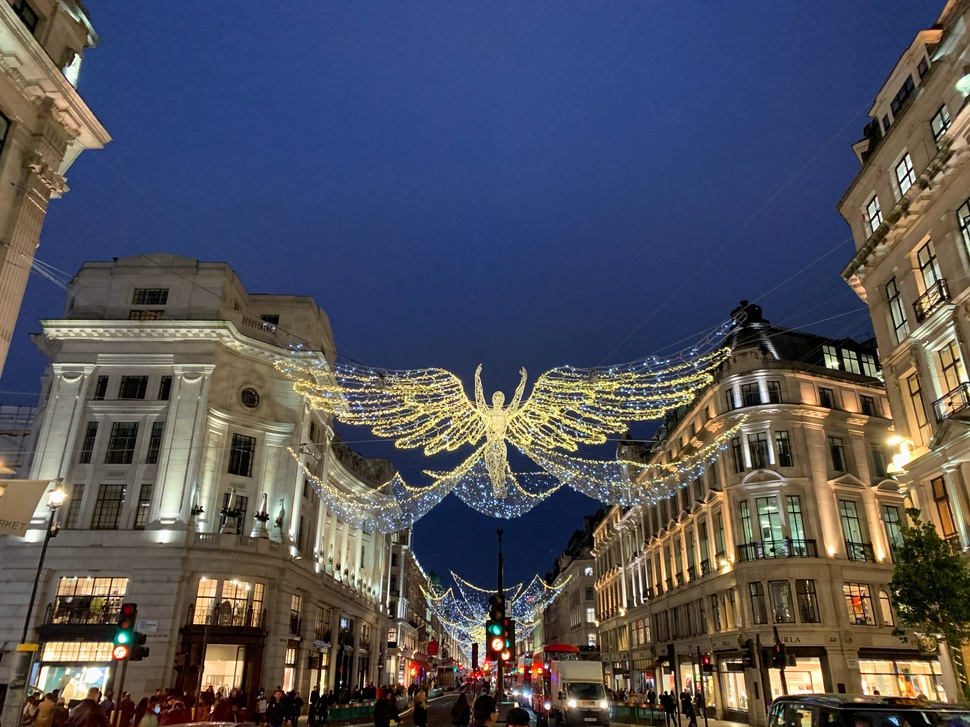
#> input picture image_Light ripple/assets/Regent street.JPG, 970 x 727 px, shrunk from 4032 x 3024 before the run
$ python main.py
#> lines starting #> are read from the running program, lines starting #| are printed output that depends on the picture
import cv2
import math
import numpy as np

# Read the original image
img = cv2.imread('assets/Regent street.JPG')
#> img is the input picture: shape (727, 970, 3); mean B, G, R 90.5, 81.5, 81.5

# Gets the image rows and columns
rows, cols = img.shape[:2]
#> rows = 727; cols = 970

# New target image
dst = np.zeros((rows, cols, 3), dtype="uint8")

# define wave parameters
wavelength = 20
amplitude = 30
phase = math.pi / 4

# get the center point
centreX = 0.5
centreY = 0.5
radius = min(rows, cols) / 2
#> radius = 363.5

# set wave cover area
icentreX = cols * centreX
#> icentreX = 485
icentreY = rows * centreY
#> icentreY = 363.5

# wave effects
for i in range(rows):
    for j in range(cols):
        dx = j - icentreX
        dy = i - icentreY
        distance = dx * dx + dy * dy

        if distance > radius * radius:
            x = j
            y = i
        else:
            # calculate wave area
            distance = math.sqrt(distance)
            amount = amplitude * math.sin(distance / wavelength * 2 * math.pi - phase)
            amount = amount * (radius - distance) / radius
            amount = amount * wavelength / (distance + 0.0001)
            x = j + dx * amount
            y = i + dy * amount

        # border judgement
        if x < 0:
            x = 0
        if x >= cols - 1:
            x = cols - 2
        if y < 0:
            y = 0
        if y >= rows - 1:
            y = rows - 2

        p = x - int(x)
        q = y - int(y)

        # wave assignment
        dst[i, j, :] = (1 - p) * (1 - q) * img[int(y), int(x), :] + p * (1 - q) * img[int(y), int(x), :]
        + (1 - p) * q * img[int(y), int(x), :] + p * q * img[int(y), int(x), :]
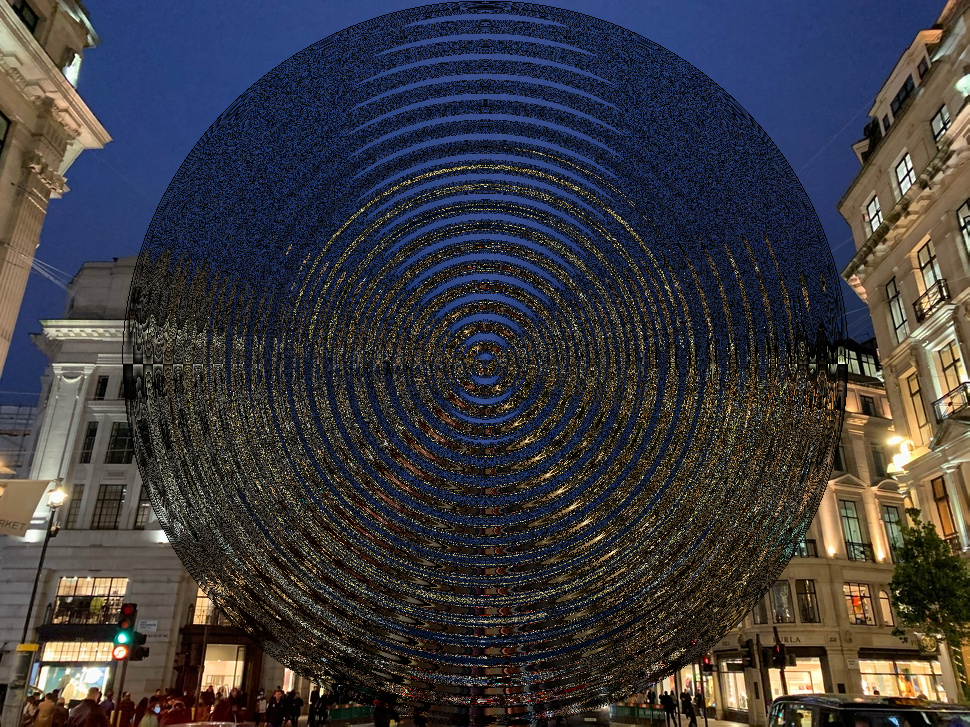
#> dst: shape (727, 970, 3); mean B, G, R 63, 58.3, 59.7

# show image
cv2.imshow('src', img)
cv2.imshow('dst', dst)
cv2.waitKey()
cv2.destroyAllWindows()
